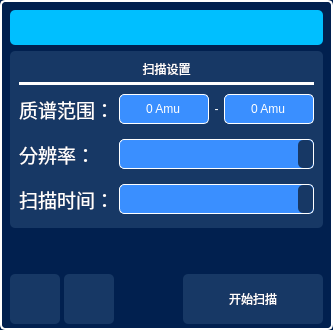
    <widget class="QWidget" name="widget" native="true">
     <property name="maximumSize">
      <size>
       <width>360</width>
       <height>16777215</height>
      </size>
     </property>
     <property name="focusPolicy">
      <enum>Qt::ClickFocus</enum>
     </property>
     <property name="styleSheet">
      <string notr="true">QWidget{
	background-color: rgb(1, 32, 79);
    border-radius: 5px; 
    
	color: rgb(255, 255, 255);
}</string>
     </property>
     <layout class="QVBoxLayout" name="verticalLayout">
      <property name="spacing">
       <number>0</number>
      </property>
      <property name="leftMargin">
       <number>0</number>
      </property>
      <property name="topMargin">
       <number>0</number>
      </property>
      <property name="rightMargin">
       <number>0</number>
      </property>
      <property name="bottomMargin">
       <number>0</number>
      </property>
      <item>
       <widget class="QWidget" name="Scan_widget" native="true">
        <property name="styleSheet">
         <string notr="true">#Scan_widget{
	background-color: rgb(1, 32, 79);
    border-radius: 5px; 
  border:2px solid rgb(255, 255, 255);
}</string>
        </property>
        <layout class="QVBoxLayout" name="verticalLayout_7">
         <property name="spacing">
          <number>6</number>
         </property>
         <property name="leftMargin">
          <number>10</number>
         </property>
         <property name="topMargin">
          <number>10</number>
         </property>
         <property name="rightMargin">
          <number>10</number>
         </property>
         <property name="bottomMargin">
          <number>6</number>
         </property>
         <item>
          <widget class="QPushButton" name="Hide_Sweep_Set_PushButton">
           <property name="sizePolicy">
            <sizepolicy hsizetype="Preferred" vsizetype="Fixed">
             <horstretch>0</horstretch>
             <verstretch>0</verstretch>
            </sizepolicy>
           </property>
           <property name="minimumSize">
            <size>
             <width>35</width>
             <height>35</height>
            </size>
           </property>
           <property name="font">
            <font>
             <family>Microsoft YaHei UI</family>
             <pointsize>18</pointsize>
             <italic>false</italic>
             <bold>true</bold>
            </font>
           </property>
           <property name="styleSheet">
            <string notr="true">QPushButton {
    /* 正常状态下的样式 */
	font: 700 18pt &quot;Microsoft YaHei UI&quot;;
 color:rgb(255, 255, 255);
 background-color: #00BFFF;
    border-radius: 5px; 
}

QPushButton:hover {
    /* 鼠标悬停状态下的样式 */
    background-color:#87CEFA; /* 悬停状态下的背景颜色 */
}</string>
           </property>
           <property name="text">
            <string/>
           </property>
           <property name="icon">
            <iconset resource="icon.qrc">
             <normaloff>:/new/prefix1/icon/hide.png</normaloff>:/new/prefix1/icon/hide.png</iconset>
           </property>
           <property name="iconSize">
            <size>
             <width>20</width>
             <height>20</height>
            </size>
           </property>
          </widget>
         </item>
         <item>
          <widget class="QWidget" name="Scan_Seting_widget" native="true">
           <property name="enabled">
            <bool>true</bool>
           </property>
           <property name="styleSheet">
            <string notr="true">QWidget
{
background-color: rgb(23, 56, 101);
font: 15pt &quot;Microsoft YaHei UI&quot;;
}
QcomboBox
{
background-color: rgb(58, 143, 255);
}
QLabel::disabled
{
color:rgb(158, 158, 158)

}

</string>
           </property>
           <layout class="QVBoxLayout" name="verticalLayout_5">
            <property name="spacing">
             <number>4</number>
            </property>
            <item>
             <widget class="QLabel" name="title">
              <property name="styleSheet">
               <string notr="true">font: 700 16pt &quot;Microsoft YaHei UI&quot;;</string>
              </property>
              <property name="text">
               <string>扫描设置</string>
              </property>
              <property name="alignment">
               <set>Qt::AlignCenter</set>
              </property>
             </widget>
            </item>
            <item>
             <widget class="Line" name="line_3">
              <property name="enabled">
               <bool>true</bool>
              </property>
              <property name="styleSheet">
               <string notr="true">#line_3
{
background-color: rgb(255, 255, 255);
}

#line_3::disabled
{
background-color: rgb(158, 158, 158);
}</string>
              </property>
              <property name="frameShadow">
               <enum>QFrame::Plain</enum>
              </property>
              <property name="orientation">
               <enum>Qt::Horizontal</enum>
              </property>
             </widget>
            </item>
            <item>
             <widget class="QWidget" name="Scan_Setting_item" native="true">
              <property name="styleSheet">
               <string notr="true">font: 14pt &quot;Microsoft YaHei UI&quot;;</string>
              </property>
              <layout class="QVBoxLayout" name="verticalLayout_6">
               <property name="spacing">
                <number>15</number>
               </property>
               <property name="leftMargin">
                <number>0</number>
               </property>
               <property name="topMargin">
                <number>5</number>
               </property>
               <property name="rightMargin">
                <number>0</number>
               </property>
               <property name="bottomMargin">
                <number>5</number>
               </property>
               <item>
                <widget class="QWidget" name="AMU_Range" native="true">
                 <property name="enabled">
                  <bool>true</bool>
                 </property>
                 <property name="styleSheet">
                  <string notr="true">
QSpinBox
{
  border:1px solid rgb(255, 255, 255);
background-color: rgb(58, 143, 255);

}
QSpinBox::disabled
{
 background-color: rgb(23, 56, 101);
  border:1px solid rgb(158, 158, 158);
color:rgb(158, 158, 158);

}</string>
                 </property>
                 <layout class="QHBoxLayout" name="horizontalLayout_16">
                  <property name="spacing">
                   <number>0</number>
                  </property>
                  <property name="leftMargin">
                   <number>0</number>
                  </property>
                  <property name="topMargin">
                   <number>0</number>
                  </property>
                  <property name="rightMargin">
                   <number>0</number>
                  </property>
                  <property name="bottomMargin">
                   <number>0</number>
                  </property>
                  <item>
                   <widget class="QLabel" name="label_21">
                    <property name="sizePolicy">
                     <sizepolicy hsizetype="Fixed" vsizetype="Fixed">
                      <horstretch>100</horstretch>
                      <verstretch>30</verstretch>
                     </sizepolicy>
                    </property>
                    <property name="minimumSize">
                     <size>
                      <width>100</width>
                      <height>30</height>
                     </size>
                    </property>
                    <property name="maximumSize">
                     <size>
                      <width>100</width>
                      <height>30</height>
                     </size>
                    </property>
                    <property name="font">
                     <font>
                      <family>Microsoft YaHei UI</family>
                      <pointsize>14</pointsize>
                      <italic>false</italic>
                      <bold>false</bold>
                     </font>
                    </property>
                    <property name="styleSheet">
                     <string notr="true"/>
                    </property>
                    <property name="text">
                     <string>质谱范围：</string>
                    </property>
                    <property name="alignment">
                     <set>Qt::AlignLeading|Qt::AlignLeft|Qt::AlignVCenter</set>
                    </property>
                   </widget>
                  </item>
                  <item>
                   <widget class="QSpinBox" name="AMU_Start_spinBox">
                    <property name="sizePolicy">
                     <sizepolicy hsizetype="Preferred" vsizetype="Fixed">
                      <horstretch>0</horstretch>
                      <verstretch>0</verstretch>
                     </sizepolicy>
                    </property>
                    <property name="minimumSize">
                     <size>
                      <width>90</width>
                      <height>30</height>
                     </size>
                    </property>
                    <property name="focusPolicy">
                     <enum>Qt::ClickFocus</enum>
                    </property>
                    <property name="styleSheet">
                     <string notr="true"/>
                    </property>
                    <property name="alignment">
                     <set>Qt::AlignCenter</set>
                    </property>
                    <property name="buttonSymbols">
                     <enum>QAbstractSpinBox::NoButtons</enum>
                    </property>
                    <property name="suffix">
                     <string> Amu</string>
                    </property>
                    <property name="prefix">
                     <string/>
                    </property>
                   </widget>
                  </item>
                  <item>
                   <widget class="QLabel" name="label_22">
                    <property name="enabled">
                     <bool>true</bool>
                    </property>
                    <property name="sizePolicy">
                     <sizepolicy hsizetype="Fixed" vsizetype="Fixed">
                      <horstretch>0</horstretch>
                      <verstretch>0</verstretch>
                     </sizepolicy>
                    </property>
                    <property name="minimumSize">
                     <size>
                      <width>15</width>
                      <height>30</height>
                     </size>
                    </property>
                    <property name="maximumSize">
                     <size>
                      <width>15</width>
                      <height>30</height>
                     </size>
                    </property>
                    <property name="text">
                     <string>-</string>
                    </property>
                    <property name="alignment">
                     <set>Qt::AlignCenter</set>
                    </property>
                   </widget>
                  </item>
                  <item>
                   <widget class="QSpinBox" name="AMU_Stop_spinBox">
                    <property name="enabled">
                     <bool>true</bool>
                    </property>
                    <property name="sizePolicy">
                     <sizepolicy hsizetype="Preferred" vsizetype="Fixed">
                      <horstretch>0</horstretch>
                      <verstretch>0</verstretch>
                     </sizepolicy>
                    </property>
                    <property name="minimumSize">
                     <size>
                      <width>90</width>
                      <height>30</height>
                     </size>
                    </property>
                    <property name="focusPolicy">
                     <enum>Qt::ClickFocus</enum>
                    </property>
                    <property name="styleSheet">
                     <string notr="true"/>
                    </property>
                    <property name="alignment">
                     <set>Qt::AlignCenter</set>
                    </property>
                    <property name="buttonSymbols">
                     <enum>QAbstractSpinBox::NoButtons</enum>
                    </property>
                    <property name="suffix">
                     <string> Amu</string>
                    </property>
                    <property name="prefix">
                     <string/>
                    </property>
                    <property name="maximum">
                     <number>200</number>
                    </property>
                   </widget>
                  </item>
                 </layout>
                </widget>
               </item>
               <item>
                <widget class="QWidget" name="PPamu_Range" native="true">
                 <property name="sizePolicy">
                  <sizepolicy hsizetype="Preferred" vsizetype="Fixed">
                   <horstretch>0</horstretch>
                   <verstretch>0</verstretch>
                  </sizepolicy>
                 </property>
                 <property name="minimumSize">
                  <size>
                   <width>0</width>
                   <height>30</height>
                  </size>
                 </property>
                 <property name="maximumSize">
                  <size>
                   <width>16777215</width>
                   <height>30</height>
                  </size>
                 </property>
                 <property name="styleSheet">
                  <string notr="true"/>
                 </property>
                 <layout class="QHBoxLayout" name="horizontalLayout_17">
                  <property name="spacing">
                   <number>0</number>
                  </property>
                  <property name="leftMargin">
                   <number>0</number>
                  </property>
                  <property name="topMargin">
                   <number>0</number>
                  </property>
                  <property name="rightMargin">
                   <number>0</number>
                  </property>
                  <property name="bottomMargin">
                   <number>0</number>
                  </property>
                  <item>
                   <widget class="QLabel" name="label_23">
                    <property name="sizePolicy">
                     <sizepolicy hsizetype="Fixed" vsizetype="Fixed">
                      <horstretch>0</horstretch>
                      <verstretch>0</verstretch>
                     </sizepolicy>
                    </property>
                    <property name="minimumSize">
                     <size>
                      <width>100</width>
                      <height>30</height>
                     </size>
                    </property>
                    <property name="maximumSize">
                     <size>
                      <width>100</width>
                      <height>30</height>
                     </size>
                    </property>
                    <property name="font">
                     <font>
                      <family>Microsoft YaHei UI</family>
                      <pointsize>14</pointsize>
                      <italic>false</italic>
                      <bold>false</bold>
                     </font>
                    </property>
                    <property name="styleSheet">
                     <string notr="true"/>
                    </property>
                    <property name="text">
                     <string>分辨率：</string>
                    </property>
                   </widget>
                  </item>
                  <item>
                   <widget class="QComboBox" name="PPamu">
                    <property name="minimumSize">
                     <size>
                      <width>0</width>
                      <height>30</height>
                     </size>
                    </property>
                    <property name="maximumSize">
                     <size>
                      <width>16777215</width>
                      <height>30</height>
                     </size>
                    </property>
                    <property name="layoutDirection">
                     <enum>Qt::LeftToRight</enum>
                    </property>
                    <property name="styleSheet">
                     <string notr="true">
QComboBox{
 background-color: rgb(58, 143, 255);
  border:1px solid rgb(255, 255, 255);
  border-radius:5px;
} 

QComboBox::drop-down {
	background-color: rgb(23, 56, 101);
    width: 15px;/*设置按钮范围宽度*/
   border-radius: 5px;
}

QComboBox::down-arrow {
	border-image: url(:/new/prefix1/icon/down_arrow.png);/*自定义图片填充*/
	width: 10px;/*设置该图标的宽高*/
	height: 10px;
}

QComboBox QAbstractItemView {
 background-color: rgb(58, 143, 255);

}

/* 下拉后，整个下拉窗体每项的样式 */
QComboBox QAbstractItemView::item {
 background-color: rgb(58, 143, 255);

}

QComboBox QAbstractItemView::item:selected {
    color: #FFFFF0;
	background-color: rgb(0, 85, 200);
}
QComboBox::disabled
{
 background-color: rgb(23, 56, 101);
  border:1px solid rgb(158, 158, 158);
color:rgb(158, 158, 158);

}</string>
                    </property>
                    <property name="sizeAdjustPolicy">
                     <enum>QComboBox::AdjustToContentsOnFirstShow</enum>
                    </property>
                   </widget>
                  </item>
                 </layout>
                </widget>
               </item>
               <item>
                <widget class="QWidget" name="Dwell_Range" native="true">
                 <property name="sizePolicy">
                  <sizepolicy hsizetype="Preferred" vsizetype="Fixed">
                   <horstretch>0</horstretch>
                   <verstretch>0</verstretch>
                  </sizepolicy>
                 </property>
                 <property name="minimumSize">
                  <size>
                   <width>0</width>
                   <height>30</height>
                  </size>
                 </property>
                 <property name="maximumSize">
                  <size>
                   <width>16777215</width>
                   <height>30</height>
                  </size>
                 </property>
                 <property name="styleSheet">
                  <string notr="true"/>
                 </property>
                 <layout class="QHBoxLayout" name="horizontalLayout_18">
                  <property name="spacing">
                   <number>0</number>
                  </property>
                  <property name="leftMargin">
                   <number>0</number>
                  </property>
                  <property name="topMargin">
                   <number>0</number>
                  </property>
                  <property name="rightMargin">
                   <number>0</number>
                  </property>
                  <property name="bottomMargin">
                   <number>0</number>
                  </property>
                  <item>
                   <widget class="QLabel" name="label_24">
                    <property name="sizePolicy">
                     <sizepolicy hsizetype="Fixed" vsizetype="Fixed">
                      <horstretch>0</horstretch>
                      <verstretch>0</verstretch>
                     </sizepolicy>
                    </property>
                    <property name="minimumSize">
                     <size>
                      <width>100</width>
                      <height>30</height>
                     </size>
                    </property>
                    <property name="maximumSize">
                     <size>
                      <width>100</width>
                      <height>30</height>
                     </size>
                    </property>
                    <property name="font">
                     <font>
                      <family>Microsoft YaHei UI</family>
                      <pointsize>14</pointsize>
                      <italic>false</italic>
                      <bold>false</bold>
                     </font>
                    </property>
                    <property name="styleSheet">
                     <string notr="true"/>
                    </property>
                    <property name="text">
                     <string>扫描时间：</string>
                    </property>
                   </widget>
                  </item>
                  <item>
                   <widget class="QComboBox" name="Dwell">
                    <property name="enabled">
                     <bool>true</bool>
                    </property>
                    <property name="minimumSize">
                     <size>
                      <width>0</width>
                      <height>30</height>
                     </size>
                    </property>
                    <property name="maximumSize">
                     <size>
                      <width>16777215</width>
                      <height>30</height>
                     </size>
                    </property>
                    <property name="layoutDirection">
                     <enum>Qt::LeftToRight</enum>
                    </property>
                    <property name="styleSheet">
                     <string notr="true">
QComboBox{
 background-color: rgb(58, 143, 255);
  border:1px solid rgb(255, 255, 255);
  border-radius:5px;
} 

QComboBox::drop-down {
	background-color: rgb(23, 56, 101);
    width: 15px;/*设置按钮范围宽度*/
   border-radius: 5px;
}

QComboBox::down-arrow {
	border-image: url(:/new/prefix1/icon/down_arrow.png);/*自定义图片填充*/
	width: 10px;/*设置该图标的宽高*/
	height: 10px;
}

QComboBox QAbstractItemView {
 background-color: rgb(58, 143, 255);

}

/* 下拉后，整个下拉窗体每项的样式 */
QComboBox QAbstractItemView::item {
 background-color: rgb(58, 143, 255);

}



QComboBox QAbstractItemView::item:selected {
    color: #FFFFF0;
	background-color: rgb(0, 85, 200);
}

QComboBox::disabled
{
 background-color: rgb(23, 56, 101);
  border:1px solid rgb(158, 158, 158);
color:rgb(158, 158, 158);

}
</string>
                    </property>
                    <property name="sizeAdjustPolicy">
                     <enum>QComboBox::AdjustToContentsOnFirstShow</enum>
                    </property>
                   </widget>
                  </item>
                 </layout>
                </widget>
               </item>
              </layout>
             </widget>
            </item>
           </layout>
          </widget>
         </item>
         <item>
          <spacer name="verticalSpacer">
           <property name="orientation">
            <enum>Qt::Vertical</enum>
           </property>
           <property name="sizeHint" stdset="0">
            <size>
             <width>20</width>
             <height>40</height>
            </size>
           </property>
          </spacer>
         </item>
         <item>
          <widget class="QWidget" name="Control_widget" native="true">
           <layout class="QHBoxLayout" name="horizontalLayout_2">
            <property name="spacing">
             <number>4</number>
            </property>
            <property name="leftMargin">
             <number>0</number>
            </property>
            <property name="topMargin">
             <number>0</number>
            </property>
            <property name="rightMargin">
             <number>0</number>
            </property>
            <property name="bottomMargin">
             <number>0</number>
            </property>
            <item>
             <widget class="QPushButton" name="Emission_pushButton">
              <property name="sizePolicy">
               <sizepolicy hsizetype="Fixed" vsizetype="Fixed">
                <horstretch>0</horstretch>
                <verstretch>0</verstretch>
               </sizepolicy>
              </property>
              <property name="minimumSize">
               <size>
                <width>50</width>
                <height>50</height>
               </size>
              </property>
              <property name="maximumSize">
               <size>
                <width>50</width>
                <height>50</height>
               </size>
              </property>
              <property name="styleSheet">
               <string notr="true">QPushButton {
    /* 正常状态下的样式 */
    background-color: rgb(23, 56, 101);/* 正常状态下的背景颜色 */
    border-radius: 5px; 
}

QPushButton:hover {
    /* 鼠标悬停状态下的样式 */
    background-color:rgb(32, 77, 136); /* 悬停状态下的背景颜色 */
}</string>
              </property>
              <property name="text">
               <string/>
              </property>
              <property name="icon">
               <iconset resource="icon.qrc">
                <normaloff>:/new/prefix1/icon/Lamp_Closed.png</normaloff>:/new/prefix1/icon/Lamp_Closed.png</iconset>
              </property>
              <property name="iconSize">
               <size>
                <width>40</width>
                <height>40</height>
               </size>
              </property>
             </widget>
            </item>
            <item>
             <widget class="QPushButton" name="EM_pushButton">
              <property name="sizePolicy">
               <sizepolicy hsizetype="Fixed" vsizetype="Fixed">
                <horstretch>0</horstretch>
                <verstretch>0</verstretch>
               </sizepolicy>
              </property>
              <property name="minimumSize">
               <size>
                <width>50</width>
                <height>50</height>
               </size>
              </property>
              <property name="maximumSize">
               <size>
                <width>50</width>
                <height>50</height>
               </size>
              </property>
              <property name="layoutDirection">
               <enum>Qt::LeftToRight</enum>
              </property>
              <property name="styleSheet">
               <string notr="true">QPushButton {
    /* 正常状态下的样式 */
    background-color: rgb(23, 56, 101);/* 正常状态下的背景颜色 */
    border-radius: 5px; 
}

QPushButton:hover {
    /* 鼠标悬停状态下的样式 */
    background-color:rgb(32, 77, 136); /* 悬停状态下的背景颜色 */
}</string>
              </property>
              <property name="text">
               <string/>
              </property>
              <property name="icon">
               <iconset resource="icon.qrc">
                <normaloff>:/new/prefix1/icon/EM_Operation.png</normaloff>:/new/prefix1/icon/EM_Operation.png</iconset>
              </property>
              <property name="iconSize">
               <size>
                <width>40</width>
                <height>40</height>
               </size>
              </property>
             </widget>
            </item>
            <item>
             <spacer name="horizontalSpacer_2">
              <property name="orientation">
               <enum>Qt::Horizontal</enum>
              </property>
              <property name="sizeHint" stdset="0">
               <size>
                <width>40</width>
                <height>20</height>
               </size>
              </property>
             </spacer>
            </item>
            <item>
             <widget class="QPushButton" name="Scan_pushButton">
              <property name="sizePolicy">
               <sizepolicy hsizetype="Fixed" vsizetype="Fixed">
                <horstretch>0</horstretch>
                <verstretch>0</verstretch>
               </sizepolicy>
              </property>
              <property name="minimumSize">
               <size>
                <width>140</width>
                <height>50</height>
               </size>
              </property>
              <property name="maximumSize">
               <size>
                <width>140</width>
                <height>50</height>
               </size>
              </property>
              <property name="layoutDirection">
               <enum>Qt::RightToLeft</enum>
              </property>
              <property name="styleSheet">
               <string notr="true">QPushButton {
    /* 正常状态下的样式 */
	font: 700 16pt &quot;Microsoft YaHei UI&quot;;
 color:rgb(255, 255, 255);
    background-color: rgb(23, 56, 101);/* 正常状态下的背景颜色 */
    border-radius: 5px; 
}

QPushButton:hover {
    /* 鼠标悬停状态下的样式 */
    background-color:rgb(32, 77, 136); /* 悬停状态下的背景颜色 */
}</string>
              </property>
              <property name="text">
               <string>开始扫描</string>
              </property>
              <property name="icon">
               <iconset resource="icon.qrc">
                <normaloff>:/new/prefix1/icon/Start.png</normaloff>:/new/prefix1/icon/Start.png</iconset>
              </property>
              <property name="iconSize">
               <size>
                <width>40</width>
                <height>40</height>
               </size>
              </property>
             </widget>
            </item>
           </layout>
          </widget>
         </item>
        </layout>
       </widget>
      </item>
     </layout>
    </widget>
